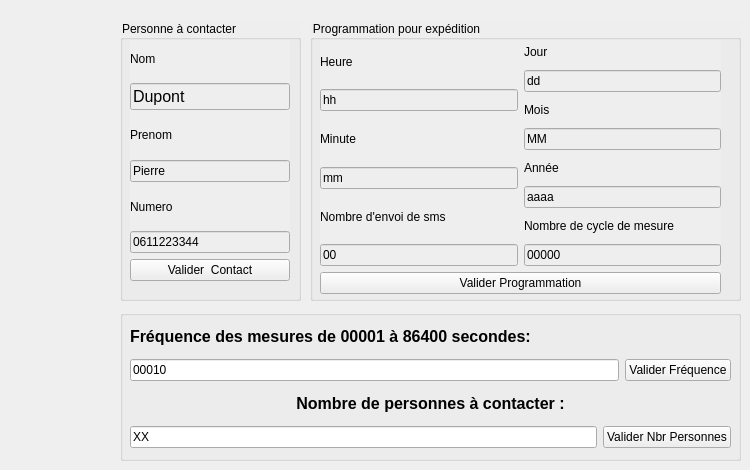
    <widget class="QWidget" name="tab_2">
     <attribute name="title">
      <string>Configuration avant expédition</string>
     </attribute>
     <widget class="QGroupBox" name="groupBox">
      <property name="geometry">
       <rect>
        <x>120</x>
        <y>20</y>
        <width>181</width>
        <height>281</height>
       </rect>
      </property>
      <property name="styleSheet">
       <string notr="true">background-color: rgb(238, 238, 238);
font: 75 12pt &quot;Arial&quot;;</string>
      </property>
      <property name="title">
       <string>Personne à contacter</string>
      </property>
      <widget class="QWidget" name="verticalLayoutWidget_7">
       <property name="geometry">
        <rect>
         <x>10</x>
         <y>20</y>
         <width>160</width>
         <height>241</height>
        </rect>
       </property>
       <layout class="QVBoxLayout" name="verticalLayout_9">
        <item>
         <widget class="QLabel" name="label_23">
          <property name="text">
           <string>Nom</string>
          </property>
         </widget>
        </item>
        <item>
         <widget class="QLineEdit" name="Nom">
          <property name="font">
           <font>
            <family>Arial</family>
            <pointsize>12</pointsize>
            <weight>9</weight>
            <italic>false</italic>
            <bold>false</bold>
           </font>
          </property>
          <property name="text">
           <string>Dupont</string>
          </property>
         </widget>
        </item>
        <item>
         <widget class="QLabel" name="label_15">
          <property name="text">
           <string>Prenom</string>
          </property>
         </widget>
        </item>
        <item>
         <widget class="QLineEdit" name="prenom">
          <property name="text">
           <string>Pierre</string>
          </property>
         </widget>
        </item>
        <item>
         <widget class="QLabel" name="label_24">
          <property name="text">
           <string>Numero</string>
          </property>
         </widget>
        </item>
        <item>
         <widget class="QLineEdit" name="numero">
          <property name="text">
           <string>0611223344</string>
          </property>
         </widget>
        </item>
        <item>
         <widget class="QPushButton" name="setNewContact">
          <property name="text">
           <string>Valider  Contact</string>
          </property>
          <property name="icon">
           <iconset resource="ressources.qrc">
            <normaloff>:/new/prefix1/db_add.png</normaloff>:/new/prefix1/db_add.png</iconset>
          </property>
          <property name="iconSize">
           <size>
            <width>24</width>
            <height>24</height>
           </size>
          </property>
         </widget>
        </item>
       </layout>
      </widget>
     </widget>
     <widget class="QGroupBox" name="groupBox_2">
      <property name="geometry">
       <rect>
        <x>310</x>
        <y>20</y>
        <width>431</width>
        <height>281</height>
       </rect>
      </property>
      <property name="styleSheet">
       <string notr="true">background-color: rgb(238, 238, 238);
font: 75 12pt &quot;Arial&quot;;</string>
      </property>
      <property name="title">
       <string>Programmation pour expédition</string>
      </property>
      <widget class="QWidget" name="verticalLayoutWidget_10">
       <property name="geometry">
        <rect>
         <x>10</x>
         <y>20</y>
         <width>401</width>
         <height>254</height>
        </rect>
       </property>
       <layout class="QVBoxLayout" name="verticalLayout_12">
        <item>
         <layout class="QHBoxLayout" name="horizontalLayout_28">
          <item>
           <layout class="QVBoxLayout" name="verticalLayout_11">
            <item>
             <widget class="QLabel" name="label_26">
              <property name="text">
               <string>Heure</string>
              </property>
             </widget>
            </item>
            <item>
             <widget class="QLineEdit" name="hours">
              <property name="text">
               <string>hh</string>
              </property>
             </widget>
            </item>
            <item>
             <widget class="QLabel" name="label_18">
              <property name="text">
               <string>Minute</string>
              </property>
             </widget>
            </item>
            <item>
             <widget class="QLineEdit" name="minute">
              <property name="text">
               <string>mm</string>
              </property>
             </widget>
            </item>
            <item>
             <widget class="QLabel" name="label_21">
              <property name="text">
               <string>Nombre d'envoi de sms</string>
              </property>
             </widget>
            </item>
            <item>
             <widget class="QLineEdit" name="nbrSms">
              <property name="text">
               <string>00</string>
              </property>
             </widget>
            </item>
           </layout>
          </item>
          <item>
           <layout class="QVBoxLayout" name="verticalLayout_10">
            <item>
             <widget class="QLabel" name="label_19">
              <property name="text">
               <string>Jour</string>
              </property>
             </widget>
            </item>
            <item>
             <widget class="QLineEdit" name="day">
              <property name="text">
               <string>dd</string>
              </property>
             </widget>
            </item>
            <item>
             <widget class="QLabel" name="label_22">
              <property name="text">
               <string>Mois</string>
              </property>
             </widget>
            </item>
            <item>
             <widget class="QLineEdit" name="month">
              <property name="text">
               <string>MM</string>
              </property>
             </widget>
            </item>
            <item>
             <widget class="QLabel" name="label_17">
              <property name="text">
               <string>Année</string>
              </property>
             </widget>
            </item>
            <item>
             <widget class="QLineEdit" name="years">
              <property name="text">
               <string>aaaa</string>
              </property>
             </widget>
            </item>
            <item>
             <widget class="QLabel" name="label_27">
              <property name="text">
               <string>Nombre de cycle de mesure</string>
              </property>
             </widget>
            </item>
            <item>
             <widget class="QLineEdit" name="recurence">
              <property name="text">
               <string>00000</string>
              </property>
             </widget>
            </item>
           </layout>
          </item>
         </layout>
        </item>
        <item>
         <widget class="QPushButton" name="setNewProgrammation">
          <property name="text">
           <string>Valider Programmation</string>
          </property>
          <property name="icon">
           <iconset resource="ressources.qrc">
            <normaloff>:/new/prefix1/icon-m-common-presence-away.png</normaloff>:/new/prefix1/icon-m-common-presence-away.png</iconset>
          </property>
          <property name="iconSize">
           <size>
            <width>24</width>
            <height>24</height>
           </size>
          </property>
         </widget>
        </item>
       </layout>
      </widget>
     </widget>
     <widget class="QGroupBox" name="groupBox_6">
      <property name="geometry">
       <rect>
        <x>120</x>
        <y>310</y>
        <width>621</width>
        <height>151</height>
       </rect>
      </property>
      <property name="title">
       <string/>
      </property>
      <widget class="QWidget" name="verticalLayoutWidget_6">
       <property name="geometry">
        <rect>
         <x>10</x>
         <y>10</y>
         <width>601</width>
         <height>128</height>
        </rect>
       </property>
       <layout class="QVBoxLayout" name="verticalLayout_8">
        <item>
         <widget class="QLabel" name="label_5">
          <property name="text">
           <string>&lt;html&gt;&lt;head/&gt;&lt;body&gt;&lt;p&gt;&lt;span style=&quot; font-size:12pt; font-weight:600;&quot;&gt;Fréquence des mesures  de 00001 à 86400 secondes:&lt;/span&gt;&lt;/p&gt;&lt;/body&gt;&lt;/html&gt;</string>
          </property>
         </widget>
        </item>
        <item>
         <layout class="QHBoxLayout" name="horizontalLayout_26">
          <item>
           <widget class="QLineEdit" name="recMesure">
            <property name="text">
             <string>00010</string>
            </property>
           </widget>
          </item>
          <item>
           <widget class="QPushButton" name="SetRecurence">
            <property name="text">
             <string>Valider Fréquence</string>
            </property>
            <property name="icon">
             <iconset resource="ressources.qrc">
              <normaloff>:/new/prefix1/reload.png</normaloff>:/new/prefix1/reload.png</iconset>
            </property>
            <property name="iconSize">
             <size>
              <width>24</width>
              <height>24</height>
             </size>
            </property>
           </widget>
          </item>
         </layout>
        </item>
        <item>
         <widget class="QLabel" name="label_14">
          <property name="text">
           <string>&lt;html&gt;&lt;head/&gt;&lt;body&gt;&lt;p align=&quot;center&quot;&gt;&lt;span style=&quot; font-size:12pt; font-weight:600;&quot;&gt;Nombre de personnes à contacter :&lt;/span&gt;&lt;/p&gt;&lt;/body&gt;&lt;/html&gt;</string>
          </property>
         </widget>
        </item>
        <item>
         <layout class="QHBoxLayout" name="horizontalLayout_27">
          <item>
           <widget class="QLineEdit" name="newNbrContact">
            <property name="text">
             <string>XX</string>
            </property>
           </widget>
          </item>
          <item>
           <widget class="QPushButton" name="setNewNbrContact">
            <property name="text">
             <string>Valider Nbr Personnes</string>
            </property>
            <property name="icon">
             <iconset resource="ressources.qrc">
              <normaloff>:/new/prefix1/add_group.png</normaloff>:/new/prefix1/add_group.png</iconset>
            </property>
            <property name="iconSize">
             <size>
              <width>24</width>
              <height>24</height>
             </size>
            </property>
           </widget>
          </item>
         </layout>
        </item>
       </layout>
      </widget>
     </widget>
    </widget>
